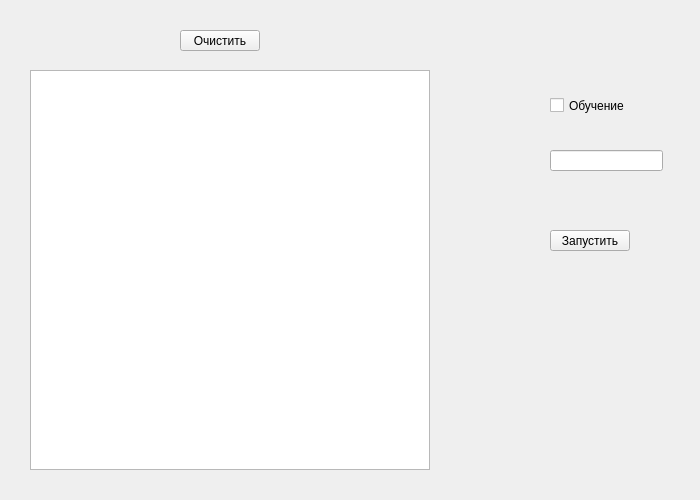
<?xml version="1.0" encoding="UTF-8"?>
<ui version="4.0">
 <class>Widget</class>
 <widget class="QWidget" name="Widget">
  <property name="geometry">
   <rect>
    <x>0</x>
    <y>0</y>
    <width>700</width>
    <height>500</height>
   </rect>
  </property>
  <property name="windowTitle">
   <string>Widget</string>
  </property>
  <widget class="QGraphicsView" name="graphicsView">
   <property name="geometry">
    <rect>
     <x>30</x>
     <y>70</y>
     <width>400</width>
     <height>400</height>
    </rect>
   </property>
   <property name="verticalScrollBarPolicy">
    <enum>Qt::ScrollBarAlwaysOff</enum>
   </property>
   <property name="horizontalScrollBarPolicy">
    <enum>Qt::ScrollBarAlwaysOff</enum>
   </property>
   <property name="sceneRect">
    <rectf>
     <x>0.000000000000000</x>
     <y>0.000000000000000</y>
     <width>300.000000000000000</width>
     <height>300.000000000000000</height>
    </rectf>
   </property>
  </widget>
  <widget class="QCheckBox" name="checkBox">
   <property name="geometry">
    <rect>
     <x>550</x>
     <y>90</y>
     <width>131</width>
     <height>31</height>
    </rect>
   </property>
   <property name="text">
    <string>Обучение</string>
   </property>
  </widget>
  <widget class="QLineEdit" name="lineEdit">
   <property name="geometry">
    <rect>
     <x>550</x>
     <y>150</y>
     <width>113</width>
     <height>21</height>
    </rect>
   </property>
  </widget>
  <widget class="QPushButton" name="pushButton">
   <property name="geometry">
    <rect>
     <x>550</x>
     <y>230</y>
     <width>80</width>
     <height>21</height>
    </rect>
   </property>
   <property name="text">
    <string>Запустить</string>
   </property>
  </widget>
  <widget class="QPushButton" name="pushButton_2">
   <property name="geometry">
    <rect>
     <x>180</x>
     <y>30</y>
     <width>80</width>
     <height>21</height>
    </rect>
   </property>
   <property name="text">
    <string>Очистить</string>
   </property>
  </widget>
  <widget class="QLabel" name="label">
   <property name="geometry">
    <rect>
     <x>560</x>
     <y>200</y>
     <width>47</width>
     <height>13</height>
    </rect>
   </property>
   <property name="text">
    <string/>
   </property>
  </widget>
 </widget>
 <layoutdefault spacing="6" margin="11"/>
 <resources/>
 <connections/>
</ui>
